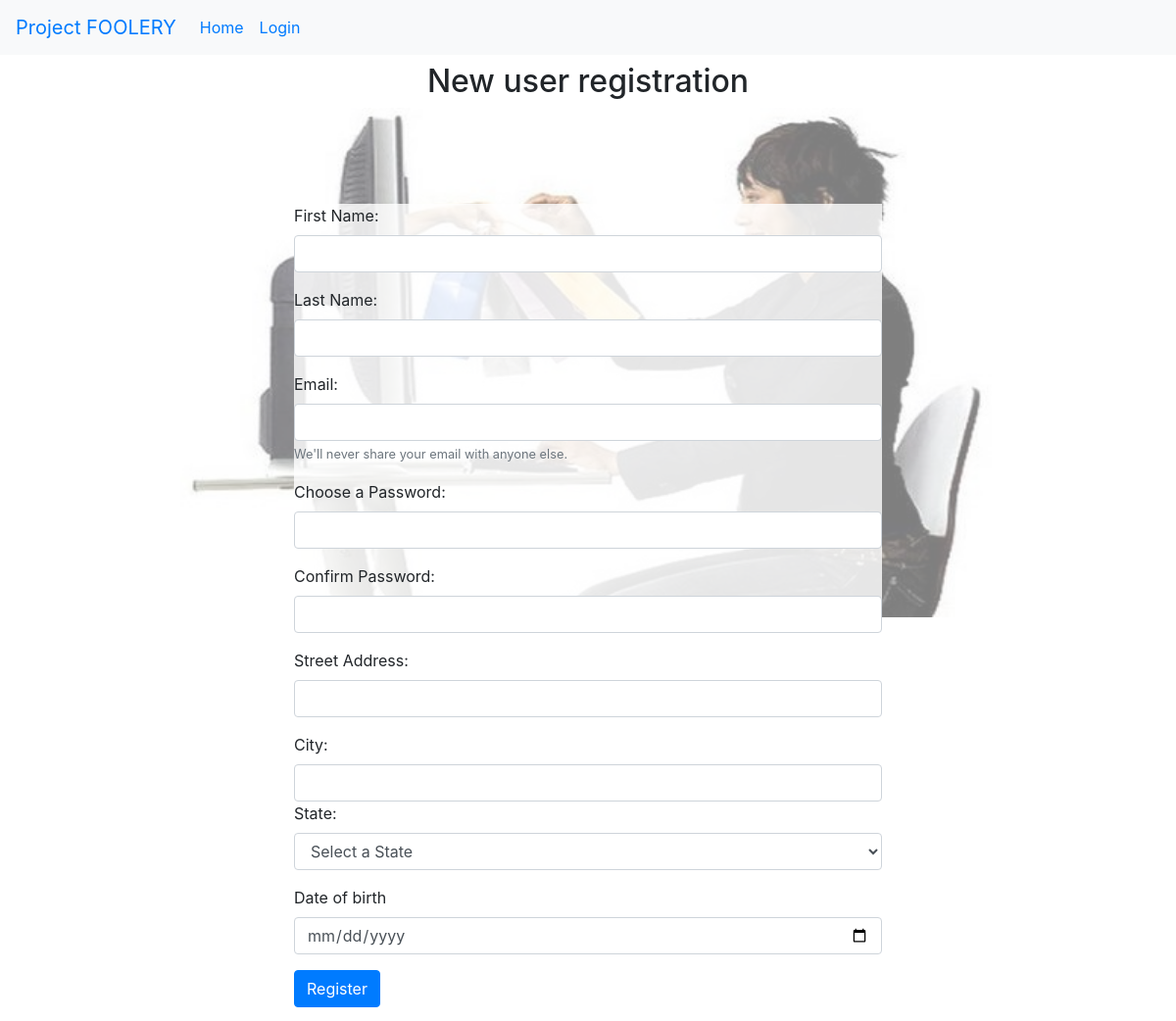
/register.php, run on an earlier commit of the app's database.
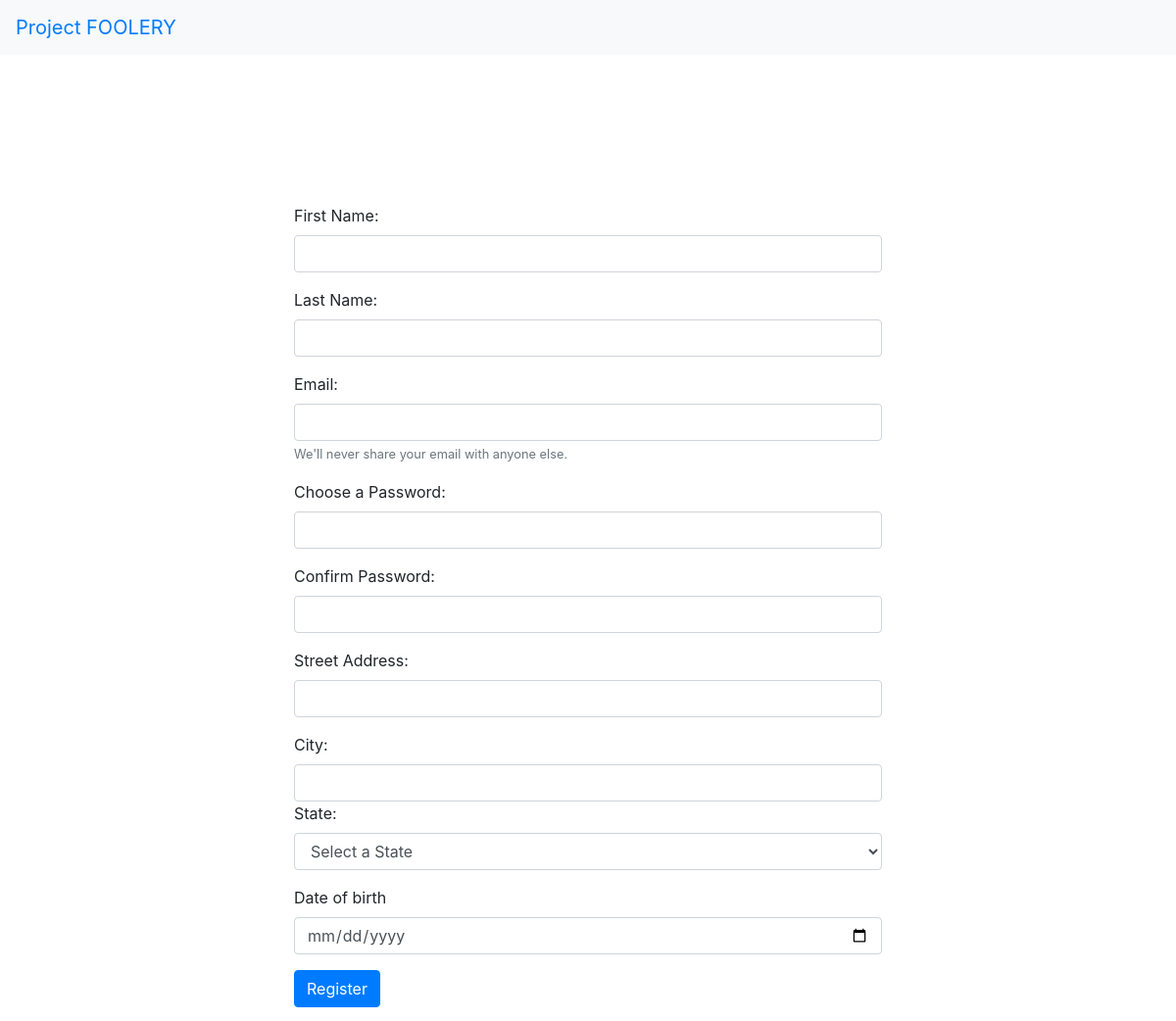
And on a later commit of the database.
### tables this page shows
CREATE TABLE `sitemap` (
  `pageID` int NOT NULL,
  `pageTitle` varchar(45) DEFAULT NULL,
  `pageName` varchar(45) DEFAULT NULL,
  `content` blob,
  `url` varchar(45) DEFAULT NULL,
  `isNavItem` tinyint DEFAULT NULL,
  `bgImg` varchar(45) DEFAULT NULL,
  `bgImgAlt` varchar(45) DEFAULT NULL,
  PRIMARY KEY (`pageID`)
);

### register.php (the view, shortened to what the changed rows need)
<?
require_once "includes/page.php";
function DisplayRegForm(){
  ?>
          <?
            require_once "backend/DataSource.php";
              ?>
<?
}
$register = new Page();
$register->content ="";
$register -> Display(5);

### backend/DataSource.php (called while the page is built, shortened)
<?
class DataSource
{
  private $conn;
  function __construct()
  {
    $this->conn = $this->getConnection();
  }
  public function getConnection()
  {
    $conn = new \mysqli(self::HOST, self::USERNAME, self::PASSWORD, self::DATABASENAME);
    $conn->set_charset("utf8");
    return $conn;
  }
  public function select($query, $paramType, $paramArray)
  {
    $stmt = $this->conn->prepare($query);
    if (!empty($paramType) && !empty($paramArray)) {
      $this->bindQueryParams($stmt, $paramType, $paramArray);
    }
    $stmt->execute();
    $result = $stmt->get_result();
    if ($result->num_rows > 0){
      while ($row = $result->fetch_assoc()){
        $resultset[] = $row;
      }
    }
    if (!empty($resultset)) {
      return $resultset;
    }
  }
  public function bindQueryParams($stmt, $paramType, $paramArray=[])
  {
      $paramValueReference[] = & $paramType;
      for ($i = 0; $i < count($paramArray); $i ++) {
          $paramValueReference[] = & $paramArray[$i];
      }
      call_user_func_array([$stmt, 'bind_param'], $paramValueReference);
  }
}

### register.php (the view, shortened to what the changed rows need)
<?
require_once "includes/page.php";
function DisplayRegForm(){
  ?>
          <?
            require_once "backend/DataSource.php";
            $ds = new DataSource();
            $query = "SELECT * FROM state";
            $paramType = "";
            $paramArray = [];
            $stmt = $ds->select($query, $paramType, $paramArray);
            $states = $stmt;
            foreach ( $states as $key => $state ){
              ?>
                <option value="<?=$state["code"]?>"><?=$state["name"]?></option>
              <?
            }
          ?>
<?
}
$register = new Page();
$register->content ="";
$register -> Display(5);

### includes/page.php (shortened to what the changed rows need)
<?
class Page {
  function __construct()
  {
      require_once "backend/DataSource.php";
      $this->ds = new DataSource();
  }
  public function Display($pageID)
  {
    $this -> DisplayHead();
    $this -> DisplayBody();
    $this -> DisplayHeader();
    $this -> SetPageInfo($pageID);
    $this -> DisplayFooter();
  }
  public function DisplayHead()
  {
    ?>
      <!DOCTYPE html>
         <html>
    <?
      echo "<head>";
      $this -> DisplayStyles();
      echo "</head>";
  }
    ?>
    <?
  private function DisplayStyles()
  {
    ?>
      <link rel="stylesheet" href="https://stackpath.bootstrapcdn.com/bootstrap/4.4.1/css/bootstrap.min.css">
      <link rel="stylesheet" href="https://cdnjs.cloudflare.com/ajax/libs/font-awesome/5.15.1/css/all.min.css" />
      <link rel="stylesheet" type="text/css" href="css/styles.css" />
    <?
  }
    ?>
    <?
  public function DisplayBody()
  {
    ?>
      <body>
    <?
  }
  public function DisplayHeader()
  {
    $query = "SELECT * FROM sitemap WHERE isNavItem = ?";
    $paramType = "i";
    $paramArray = array(1);
    $stmt = $this->ds->select($query, $paramType, $paramArray);
    $nav_rs= $stmt;
    ?>
    <header>
      <nav class="navbar navbar-expand-lg navbard-light bg-light">
        <div class="collapse navbar-collapse" id="navbarSupportedContent">
          <ul class="navbar-nav mr-auto">
            <?
              foreach ( $nav_rs as $key => $nav ){
                $this->DisplayButton($nav_rs[$key]['pageName'], $nav_rs[$key]['pageID'], $nav_rs[$key]['url']);
              }
            ?>
          </ul>
        </div>
      </nav>
    </header>
    <?
  }
  private function DisplayButton($name, $pageID, $url)
  {
    if (empty($_SESSION['LoggedIn']))
    {
      $loggedIn=false;
    }
    else
    {
      $loggedIn = $_SESSION['LoggedIn'];
    }
    if ( $pageID == 1 || $pageID == 2 || $pageID == 3 )
    {
      ?>
      <li class="nav-item">
        <a class="nav-link" href="./<?=$url?>.php" title="<?=$name ?>"><?=$name?></a>
      </li>
    <?
    }
    if ($pageID == 4)
    {
      if ($loggedIn){
        return;
      }
      else
      {
        ?>
        <li class="nav-item">
          <a class="nav-link" href="./<?=$url?>.php" title="<?=$name ?>"><?=$name?></a>
        </li>
      <?
      }
    }
    if ( $pageID == 5)
    {
      return;
    }
    if ( $pageID == 6 )
    {
      if ($loggedIn)
      {
        ?>
          <li class="nav-item">
            <a class="nav-link" href="./<?=$url?>.php" title="<?=$name ?>"><?=$name?></a>
          </li>
          <li class="nav-item">
            <a class="nav-link" href="./logout.php" title="Log Out">Log Out</a>
          </li>
        <?
      }
      else{return;}
    }
  }
  public function SetPageInfo($pageID)
  {
    $query = "SELECT pageTitle, bgImg, bgImgAlt FROM sitemap where pageID = ?";
    $paramType = "i";
    $paramArray = [$pageID];
    $stmt = $this->ds->select($query, $paramType, $paramArray);
    $PageTitle = $stmt[0]['pageTitle'];
    $BGImg = $stmt[0]['bgImg'];
    $BGImgAlt = $stmt[0]['bgImgAlt'];
    ?>
      <section class='page-title index'>
      <?if (isset($_SESSION["user"])){?>
        <h2><?=$PageTitle." ".$_SESSION["user"]?></h2>
      <?}else{?>
      <h2><?=$PageTitle?></h2>
    <?}?>
      </section>
      <div class="content-panel">
        <div class="panel-img">
          <img src="images/<?=$BGImg?>" alt="<?=$BGImgAlt?>" />
        </div>
      </div>
      <?
  }
  public function DisplayFooter()
  {
    ?>
      </body>
    </html>
  <?
  }
}

What changed in the data, as far as the page shows it:
removed sitemap: pageName "Home"
removed sitemap: pageName "Login"
removed sitemap: pageTitle "New user registration", bgImg (picture)
